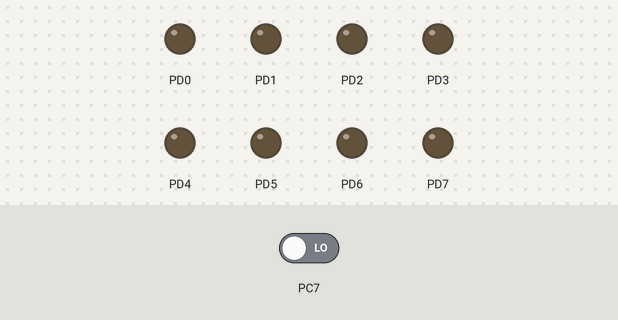
Bench run of a program on a simulated ATmega128, built with avr-gcc and emulated at 8 MHz. Shown: output pins drawn as LEDs (lit = HIGH). Dashed ring = blinking. The test bench sets the inputs (shaded band); at power-on: PC7 LOW.

Above: at 1.2 s.
1.3 s: PC7 driven HIGH
At 1.6 s:
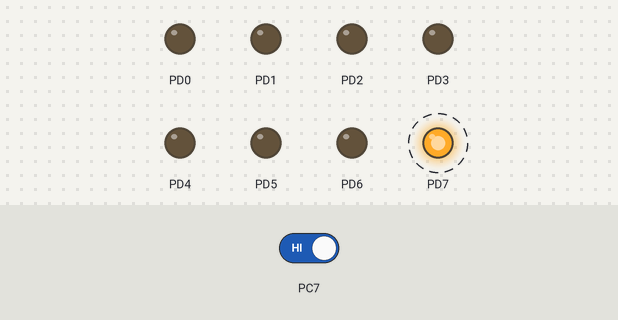
4.3 s: PC7 driven LOW
At 5.3 s:
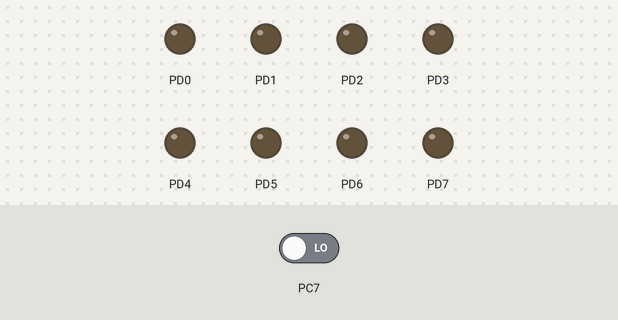
Timing chart, 0 to 7.3 s (numbered marks = the images above; inputs shaded):
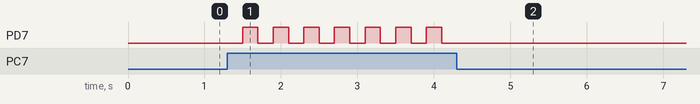

Measured:
- after the input at 1.3 s, PD7: alternates HIGH for 0.20 s and LOW for 0.20 s, starting after 0.20 s
- after the input at 4.3 s, PD7: stops changing and stays LOW

The program:

main.c
```c
/**
 * \file
 *
 * \brief Empty user application template
 *
 */

/**
 * \mainpage User Application template doxygen documentation
 *
 * \par Empty user application template
 *
 * Bare minimum empty user application template
 *
 * \par Content
 *
 * -# Include the ASF header files (through asf.h)
 * -# "Insert system clock initialization code here" comment
 * -# Minimal main function that starts with a call to board_init()
 * -# "Insert application code here" comment
 *
 */

/*
 * Include header files for all drivers that have been imported from
 * Atmel Software Framework (ASF).
 */
/*
 * Support and FAQ: visit <a href="https://www.microchip.com/support/">Microchip Support</a>
 */

#define F_CPU 8e6

#include <avr/io.h>
#include <util/delay.h>

void wait( int ms )
{
	for (int i=0; i<ms; i++)
	{
		_delay_ms( 1 );
	}
}

int main (void)
{
	DDRD = 0xFF;
	DDRC = 0x00;
	PORTD &= ~0x80;

	while (1)
	{
		if (PINC & 0xFF) {
			wait(200);
			PORTD ^= 0x80;
		}
		else {
			PORTD = 0x00;
		}
	}

	return 1;
}
```
